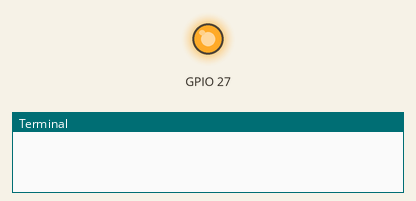
Simulated run of this program. Board: Raspberry Pi (BCM pin numbers). On the bench: output pins drawn as LEDs (lit = HIGH), the last lines printed to the terminal. Pins used as bus, display or sensor lines are not drawn. At 0.5 s the program stops and its outputs stay as they are.

Above: at 0.1 s.
At 0.6 s:
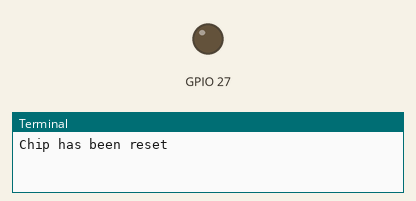
Timing chart, 0 to 2.0 s (numbered marks = the images above):
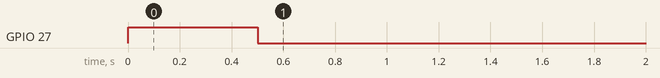

The program:

espreset.py
```python
#!/usr/bin/env python

from time import sleep
import RPi.GPIO as GPIO

# declaration of chip reset pin
def GPIO_custominit():
    GPIO.setmode(GPIO.BCM)
    GPIO.setup(17,GPIO.OUT,initial=1)
    GPIO.setup(27,GPIO.OUT,initial=1)

GPIO_custominit()

# bring GPIO 17 LOW then back up = reset
GPIO.output(17,0)
sleep(0.5)
GPIO.output(17,1)

# information for user
print "Chip has been reset"

#clean exit
GPIO.cleanup()
```

Measured:
- by itself, GPIO 27: LOW → HIGH at 0.00 s, → LOW 0.50 s later
